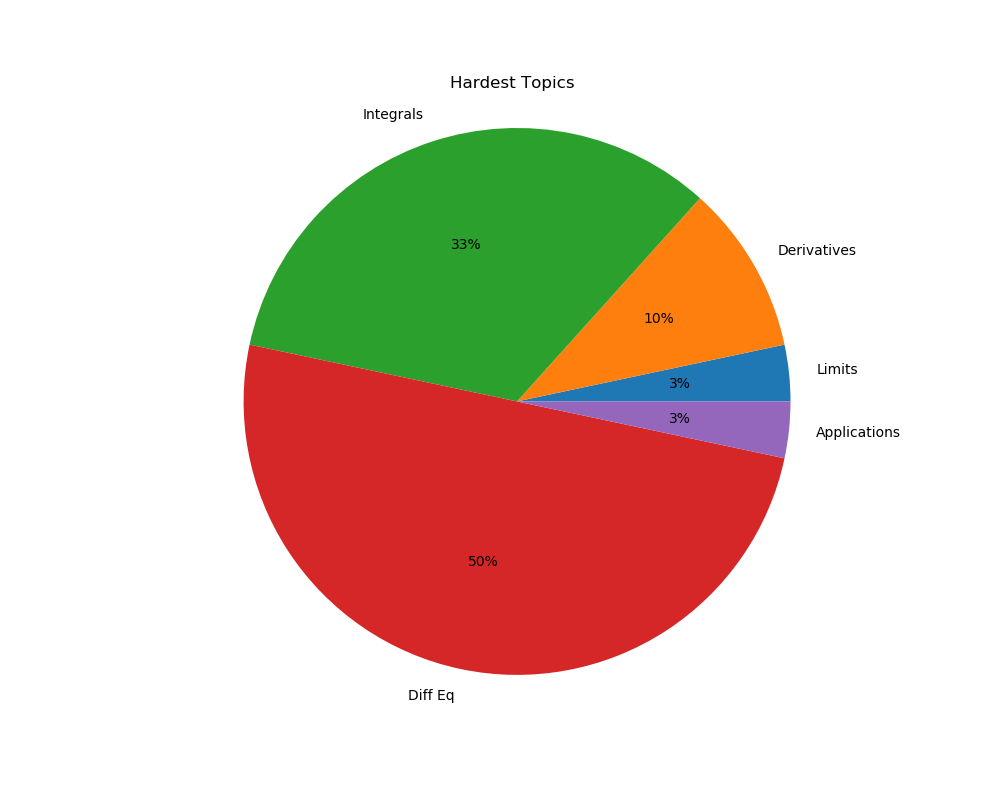
#> input picture examples/pillow/general/sample_graph.png, 1000 x 800 px
$ python pillow_general_examples.py
#> lines starting #> are read from the running program, lines starting #| are printed output that depends on the picture
from PIL import Image, ImageFilter
import os

# Create an Image object from an existing image
image1 = Image.open('sample_graph.png')
#> image1 is the input picture: PIL image 1000x800 RGBA; mean R, G, B, A 224.6, 207, 193.9, 255

# Open the image using the default installed software (e.g. Windows Photos)
image1.show()

# Save an Image object as an image
image1.save('sample_graph__.png')

# Rotate an image
image1.rotate(90).save('sample_graph_rotated.png')
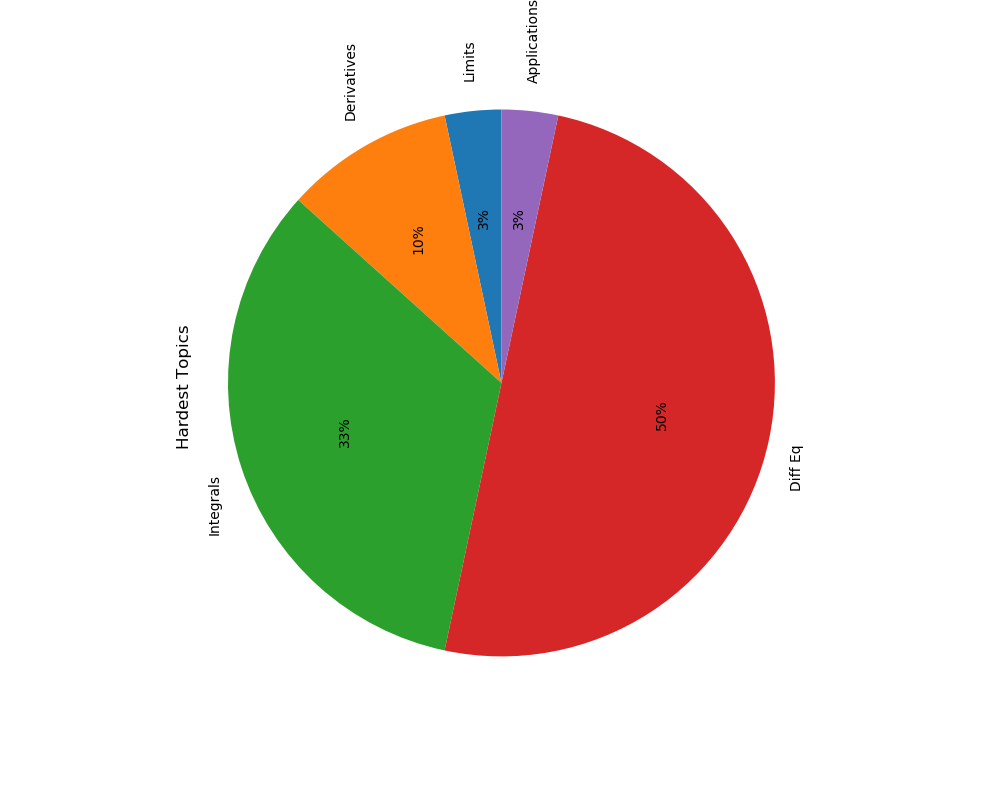
#> saved as sample_graph_rotated.png: PIL image 1000x800 RGBA; mean R, G, B, A 173.6, 156, 142.9, 204; transparent parts drawn white

# Make a picture black and white
image1.convert(mode='L').save('sample_graph_bw.png')
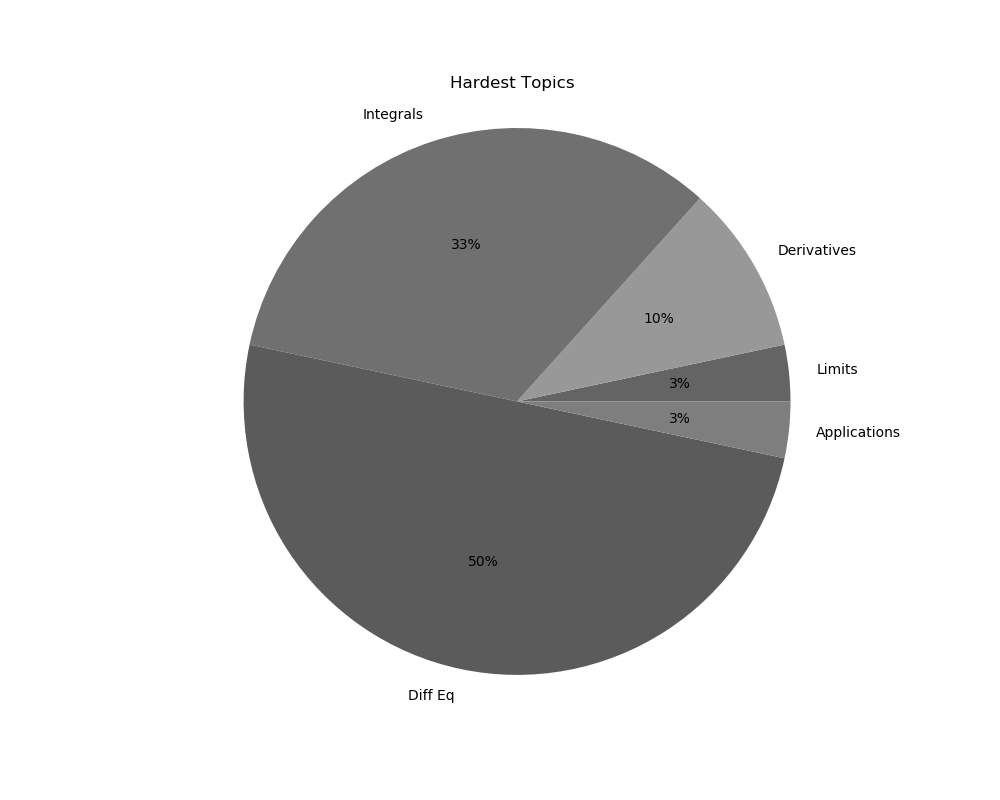
#> saved as sample_graph_bw.png: PIL image 1000x800 L; min 0, max 255, mean 210.7

# Apply a Gaussian blur to the image
image1.filter(ImageFilter.GaussianBlur(radius=5)).save('sample_graph_blur.png')
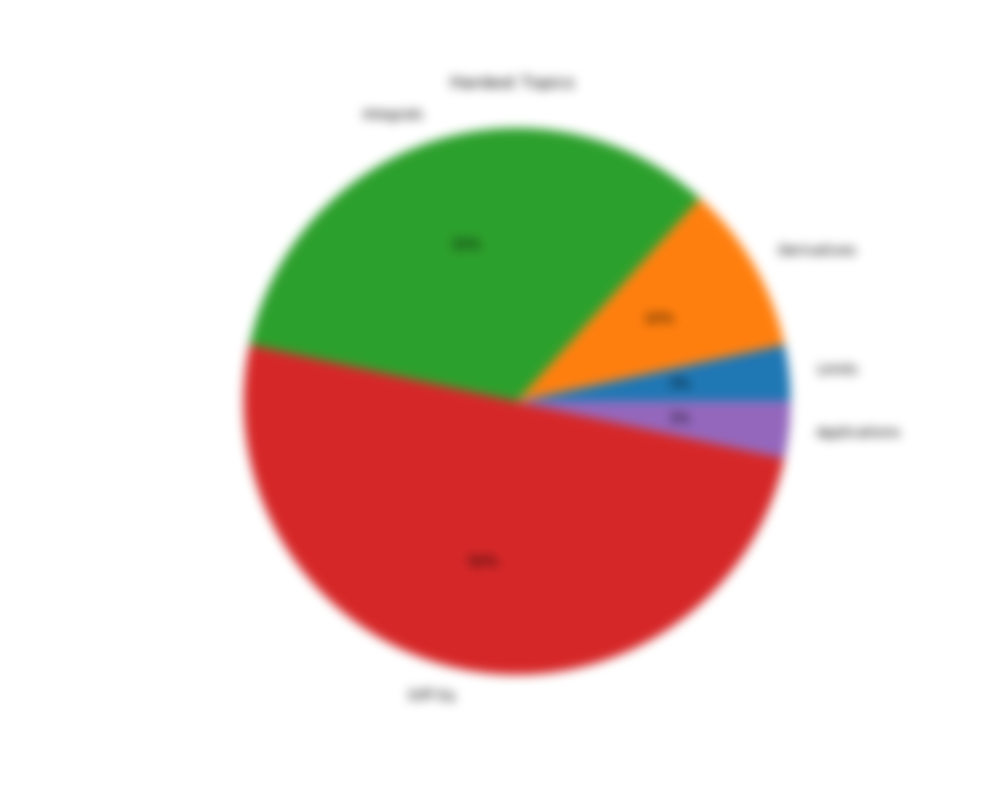
#> saved as sample_graph_blur.png: PIL image 1000x800 RGBA; mean R, G, B, A 224.6, 207, 193.9, 255

# For each .jpg in the folder, save those .jpg as .png on the "PNGs" folder

# Loop through the contents of the current directory
for f in os.listdir('.'):
    # If the file is a JPEG image
    if f.endswith('.jpg'):
        # Create an Image object using that image
        i = Image.open(f)
        # Split the name of the image to extract the filename\
        # and the file extension
        fn, fext = os.path.splitext(f)
        # Save the file as a .png on the "PNGs" folder
        i.save(f'PNGs/{fn}.png')

# For each image JPEG or PNG image in the folder, save it as\
# a .png image in the "resized" folder, resized to the chosen\
# dimensions

# Loop through the contents of the current directory
for f in os.listdir('.'):
    # If the file is a JPEG or PNG image
    if f.endswith('.jpg') or f.endswith('.png'):
        # Create an Image object using that image
        i = Image.open(f)
        # Split the name of the image to extract the filename\
        # and the file extension
        fn, fext = os.path.splitext(f)
        # Resize the image to 300x300
        i.thumbnail((300, 300))
        # Save the file as a .png on the "resized" folder
        i.save(f'resized/{fn}_resized.png')
